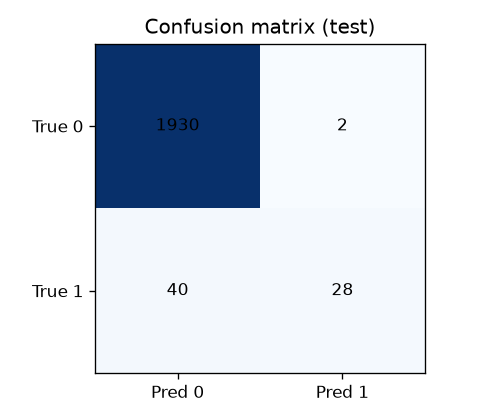
#> input picture artifacts/confusion_matrix.png, 480 x 420 px; its folder holds only this picture in this run
$ python -i vision.py   (imports and definitions only)
#> lines starting #> are read from the running program, lines starting #| are printed output that depends on the picture
"""Computer-vision helpers for ForgeWise — honest, classical, offline.

Two independent tools are provided, both fully deterministic and dependency-light
(Pillow + NumPy only). Neither one diagnoses a machine or claims to detect
defects:

1. **Image-quality / usability analysis** (:func:`analyze_quality`) — measures
   resolution, brightness, contrast, sharpness (variance of the Laplacian) and
   colour balance, then returns a *usability* verdict (``USABLE`` / ``RECAPTURE``).
   This is an evidence-quality gate, the visual analogue of the sensor
   completeness checks — not a condition assessment.

2. **Reference comparison / visual difference** (:func:`compare_images`) —
   compares a "known-good" reference image against a current image of the same
   view and reports the changed fraction, mean absolute difference, a global SSIM
   approximation, and the bounding box of the changes. This is classical change
   detection: it reports *visual differences*, **not** defects, and always
   requires human review.

An interface for a future trained defect detector (:func:`load_detector`) is
included, but it deliberately returns "no detector configured" until a model
artifact and its runtime are actually present — the UI must never fabricate
detections.

Keeping these functions free of Streamlit makes them unit-testable with synthetic
images (see ``tests/test_vision.py``).
"""

from __future__ import annotations

from dataclasses import dataclass, field
from io import BytesIO
from pathlib import Path
from typing import Optional, Protocol, Union

import numpy as np
from PIL import Image

ImageLike = Union[str, Path, bytes, Image.Image]

# Documented, adjustable quality thresholds (see README).
MIN_WIDTH = 640
MIN_HEIGHT = 480
MIN_BRIGHTNESS = 0.15
MAX_BRIGHTNESS = 0.92
MIN_CONTRAST = 0.05
MIN_SHARPNESS = 40.0  # variance of the Laplacian on an 8-bit (0..255) luma image

# Documented comparison thresholds.
CHANGE_PIXEL_THRESHOLD = 25  # per-pixel |difference| in 8-bit luma
NO_CHANGE_FRACTION = 0.005
SIGNIFICANT_CHANGE_FRACTION = 0.08


def load_image(source: ImageLike) -> Image.Image:
    """Load an image from a path, raw bytes, or an existing PIL image as RGB."""
    if isinstance(source, Image.Image):
        return source.convert("RGB")
    if isinstance(source, (bytes, bytearray)):
        return Image.open(BytesIO(bytes(source))).convert("RGB")
    return Image.open(source).convert("RGB")


def to_luma(image: Image.Image) -> np.ndarray:
    """Return the luma channel as a float array in 0..255."""
    return np.asarray(image.convert("L"), dtype=np.float64)


def _laplacian(luma: np.ndarray) -> np.ndarray:
    """3x3 Laplacian response (vectorised, interior only)."""
    out = np.zeros_like(luma)
    if luma.shape[0] < 3 or luma.shape[1] < 3:
        return out
    out[1:-1, 1:-1] = (
        luma[:-2, 1:-1]
        + luma[2:, 1:-1]
        + luma[1:-1, :-2]
        + luma[1:-1, 2:]
        - 4.0 * luma[1:-1, 1:-1]
    )
    return out


@dataclass
class QualityMetrics:
    width: int
    height: int
    megapixels: float
    brightness: float
    contrast: float
    sharpness: float
    color_balance: float
    verdict: str  # "USABLE" | "RECAPTURE"
    issues: list[str] = field(default_factory=list)

    @property
    def usable(self) -> bool:
        return self.verdict == "USABLE"


def analyze_quality(img: ImageLike) -> QualityMetrics:
    """Measure objective image-quality metrics and return a usability verdict."""
    image = load_image(img)
    width, height = image.size
    luma = to_luma(image)

    brightness = float(luma.mean() / 255.0) if luma.size else 0.0
    contrast = float(luma.std() / 255.0) if luma.size else 0.0
    sharpness = float(_laplacian(luma).var())

    arr = np.asarray(image, dtype=np.float64)
    channel_means = arr.reshape(-1, 3).mean(axis=0)
    cast = float((channel_means.max() - channel_means.min()) / 255.0)
    color_balance = float(np.clip(1.0 - cast, 0.0, 1.0))

    issues: list[str] = []
    if width < MIN_WIDTH or height < MIN_HEIGHT:
        issues.append(
            f"Resolution too low ({width}x{height}); need at least "
            f"{MIN_WIDTH}x{MIN_HEIGHT}."
        )
    if brightness < MIN_BRIGHTNESS:
        issues.append(f"Image is too dark (brightness {brightness:.2f}).")
    elif brightness > MAX_BRIGHTNESS:
        issues.append(f"Image is over-exposed (brightness {brightness:.2f}).")
    if contrast < MIN_CONTRAST:
        issues.append(f"Contrast is too low ({contrast:.2f}).")
    if sharpness < MIN_SHARPNESS:
        issues.append(f"Image appears blurry (sharpness {sharpness:.1f}).")

    verdict = "USABLE" if not issues else "RECAPTURE"
    return QualityMetrics(
        width=width,
        height=height,
        megapixels=round(width * height / 1_000_000.0, 3),
        brightness=round(brightness, 4),
        contrast=round(contrast, 4),
        sharpness=round(sharpness, 2),
        color_balance=round(color_balance, 4),
        verdict=verdict,
        issues=issues,
    )


@dataclass
class ComparisonResult:
    width: int
    height: int
    changed_fraction: float
    mean_abs_diff: float
    structural_similarity: float
    bounding_box: Optional[tuple[int, int, int, int]]  # (x0, y0, x1, y1)
    verdict: str  # "NO_MATERIAL_CHANGE" | "REVIEW" | "SIGNIFICANT_CHANGE"
    note: str


# [61 lines left out: functions _global_ssim, compare_images, not called in this run]


# ---------------------------------------------------------------------------
# Pluggable defect-detector interface (honest placeholder — no trained model)
# ---------------------------------------------------------------------------
@dataclass
class Detection:
    label: str
    score: float
    box: tuple[int, int, int, int]  # x0, y0, x1, y1


class Detector(Protocol):
    name: str

    def detect(self, image: Image.Image) -> list[Detection]:  # pragma: no cover
        ...


DETECTOR_DIR = Path(__file__).resolve().parent.parent / "models" / "vision"


# [44 lines left out: functions detector_status, load_detector, not called in this run]

>>> from PIL import Image
>>> picture = Image.open('../artifacts/confusion_matrix.png')
#> picture is the input picture: PIL image 480x420 RGBA; mean R, G, B, A 213.6, 220.8, 230.4, 255
>>> result = analyze_quality(picture)
#> in to_luma, `return np.asarray(image.convert("L"), dtype=np.float64)`:
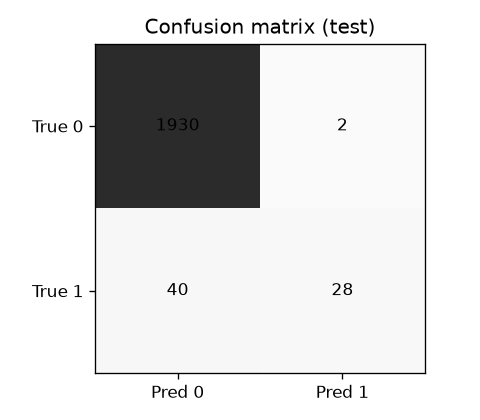
#> returned value: shape (420, 480) float64; min 0, max 255, mean 219.7
#> in analyze_quality, `brightness = float(luma.mean() / 255.0) if luma.size else 0.0`: brightness = 0.862
#> in analyze_quality, `contrast = float(luma.std() / 255.0) if luma.size else 0.0`: contrast = 0.295
#> in _laplacian, `out[1:-1, 1:-1] = ( luma[:-2, 1:-1] + luma[2:, 1:-1] + luma[1:-1, :-2]..`:
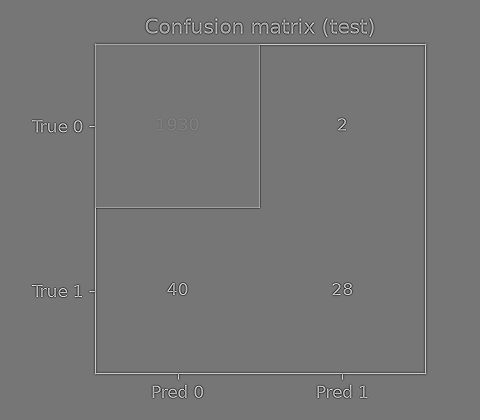
#> out: shape (420, 480) float64; min -567, max 657, mean 0; drawn with min black and max white
#> in analyze_quality, `sharpness = float(_laplacian(luma).var())`: sharpness = 2611.7
#> in analyze_quality, `channel_means = arr.reshape(-1, 3).mean(axis=0)`: channel_means = [213.6, 220.8, 230.4]
#> in analyze_quality, `cast = float((channel_means.max() - channel_means.min()) / 255.0)`: cast = 0.0658
#> in analyze_quality, `color_balance = float(np.clip(1.0 - cast, 0.0, 1.0))`: color_balance = 0.934

$ run again, on artifacts/roc_pr_curves.png
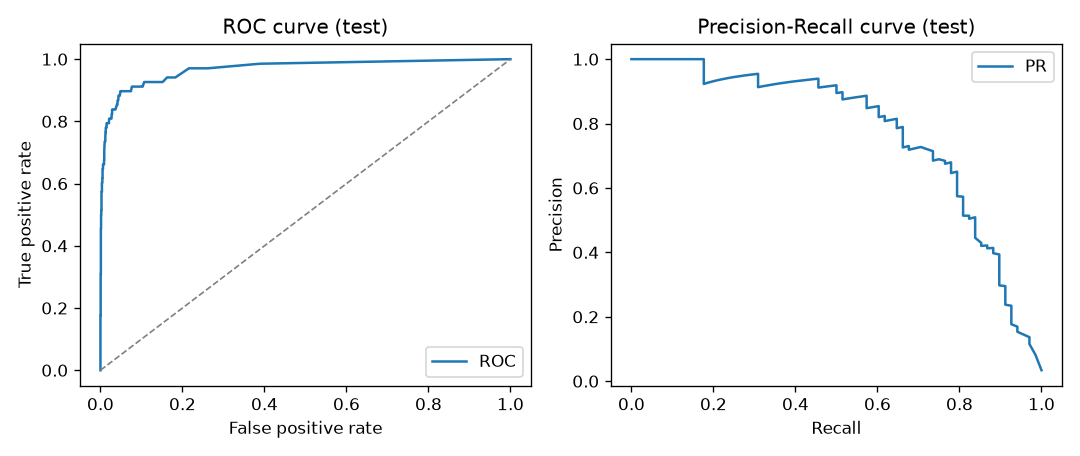
#> input picture artifacts/roc_pr_curves.png, 1080 x 456 px
#> picture is the input picture: PIL image 1080x456 RGBA; mean R, G, B, A 248, 248.6, 249.1, 255
#> brightness = 0.974
#> contrast = 0.133
#> in _laplacian, `out[1:-1, 1:-1] = ( luma[:-2, 1:-1] + luma[2:, 1:-1] + luma[1:-1, :-2]..`:
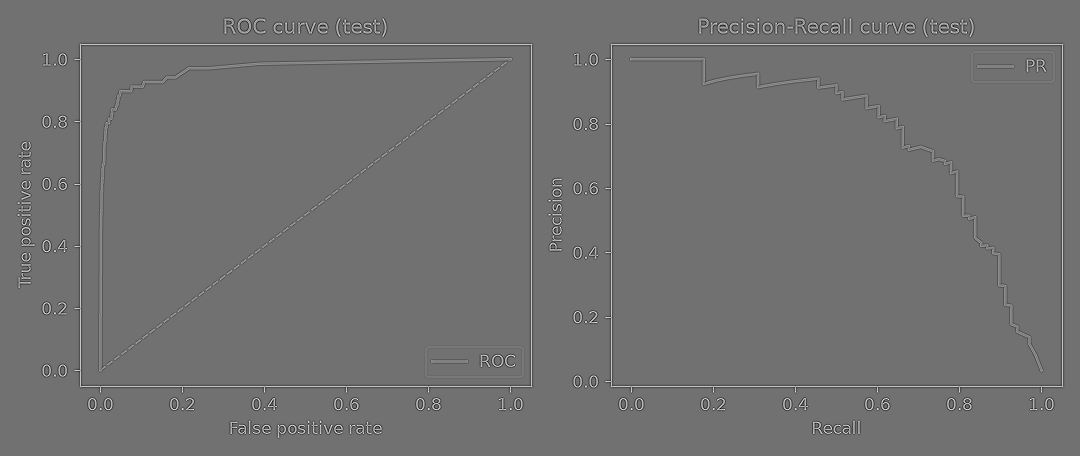
#> out: shape (456, 1080) float64; min -569, max 710, mean 0; drawn with min black and max white
#> sharpness = 3384.6
#> channel_means = [248, 248.6, 249.1]
#> cast = 0.00446
#> color_balance = 0.996
#> verdict = 'RECAPTURE'
